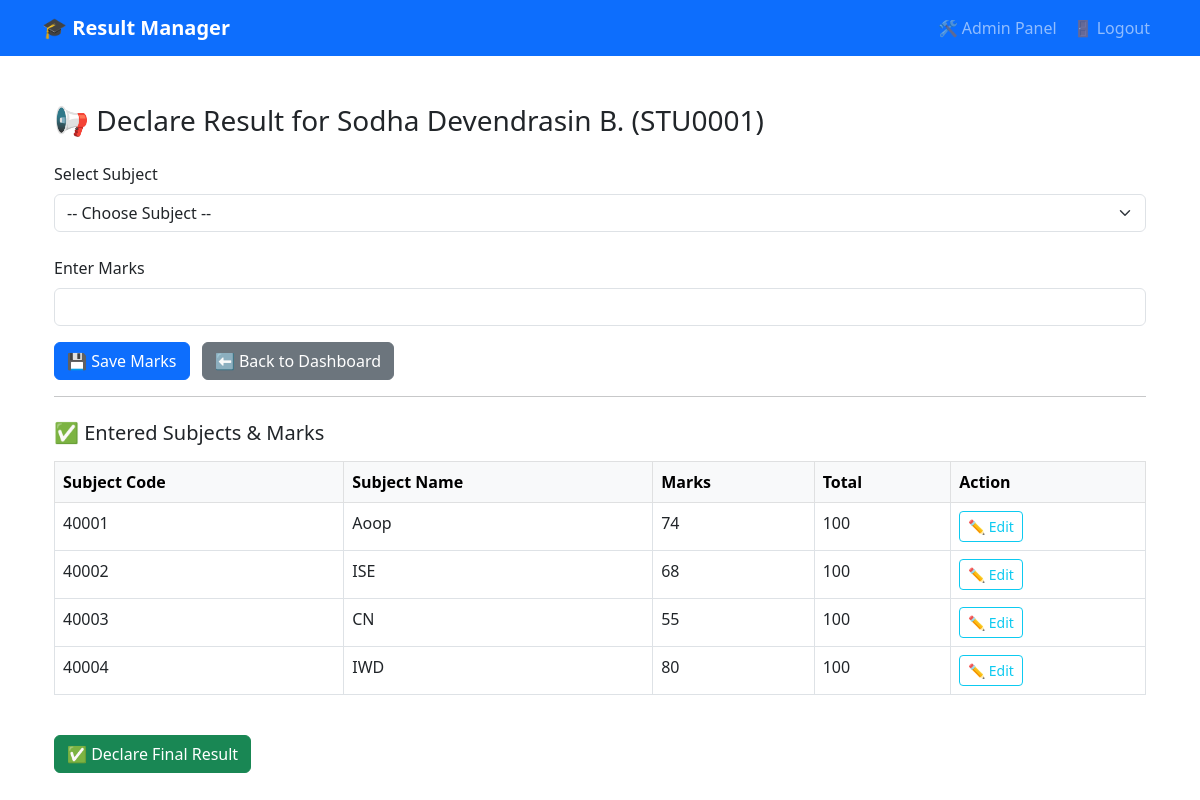
Page /admin/declare-result/1 (signed in) on the committed database.
### models.py (models this page shows)
class BaseModel(Model):
    class Meta:
        database = db

class User(BaseModel):
    name = CharField()
    email = CharField(unique=True)
    roll_no = CharField(unique=True)
    image = CharField(null=True)
    password = CharField()
    dob = DateField(null=True)
    gender = CharField(null=True)
    department = CharField(null=True)
    course = CharField(null=True)

class ResultItem(BaseModel):
    result = ForeignKeyField(Result, backref='items')
    subject = ForeignKeyField(Subject)
    marks_obtained = IntegerField()
    total_marks = IntegerField()

class Subject(BaseModel):
    sub_code = CharField(unique=True)
    name = CharField()

### app.py (the view, shortened to what this page needs)
@app.route('/admin/declare-result/<int:student_id>', methods=['GET', 'POST'])
def admin_declare_result(student_id):
    if 'admin' not in session:
        flash("Admin login required", "danger")
        return redirect(url_for('admin_login'))
    student = User.get_or_none(User.id == student_id)
    if not student:
        flash("Student not found", "danger")
        return redirect(url_for('admin_panel'))
    subjects = Subject.select()
    result, _ = Result.get_or_create(student=student, declaration_date=date.today())
    existing_items = {item.subject.id: item for item in ResultItem.select().where(ResultItem.result == result)}
    edit_subject = None
    edit_marks = None
    edit_mode = False
    return render_template(
        'admin_declare_result.html',
        student=student,
        subjects=subjects,
        existing_items=existing_items,
        result=result,
        is_result_complete=is_result_complete,
        edit_subject=edit_subject,
        edit_marks=edit_marks,
        edit_mode=edit_mode
    )

### operations.py (called while the page is built)
def is_result_complete(result):
    subjects = list(Subject.select())
    entered_subject_ids = [item.subject.id for item in result.items]
    return all(subject.id in entered_subject_ids for subject in subjects)

### templates/admin_declare_result.html (shortened to what this page needs)
{% extends 'base.html' %}
{% block content %}
<div class="container mt-5">
  <h3 class="mb-4">📢 Declare Result for {{ student.name }} ({{ student.roll_no }})</h3>
  <form method="POST">
    {% if edit_mode %}
      <input type="hidden" name="subject_id" value="{{ edit_subject.id }}">
      <div class="mb-4">
        <label class="form-label">Editing Subject</label>
        <input type="text" class="form-control" value="{{ edit_subject.name }} ({{ edit_subject.sub_code }})" readonly>
      </div>
      <div class="mb-3">
        <label for="marks" class="form-label">Update Marks</label>
        <input type="number" name="marks" class="form-control" value="{{ edit_marks }}" required>
      </div>
      <button type="submit" class="btn btn-warning">✏️ Update Marks</button>
      <a href="{{ url_for('admin_declare_result', student_id=student.id) }}" class="btn btn-secondary ms-2">Cancel</a>
    {% else %}
      <div class="mb-4">
        <label for="subject_id" class="form-label">Select Subject</label>
        <select name="subject_id" class="form-select" required>
          <option value="">-- Choose Subject --</option>
        </select>
      </div>
      <div class="mb-3">
        <label for="marks" class="form-label">Enter Marks</label>
        <input type="number" name="marks" class="form-control" required>
      </div>
      <button type="submit" class="btn btn-primary">💾 Save Marks</button>
    {% endif %}
    <a href="{{ url_for('admin_panel') }}" class="btn btn-secondary ms-2">⬅️ Back to Dashboard</a>
  </form>
  <hr>
  <h5 class="mt-4">✅ Entered Subjects & Marks</h5>
  {% if existing_items %}
    <table class="table table-bordered mt-3">
      <thead class="table-light">
        <tr>
          <th>Subject Code</th>
          <th>Subject Name</th>
          <th>Marks</th>
          <th>Total</th>
          <th>Action</th>
        </tr>
      </thead>
      <tbody>
        {% for item in existing_items.values() %}
        <tr>
          <td>{{ item.subject.sub_code }}</td>
          <td>{{ item.subject.name }}</td>
          <td>{{ item.marks_obtained }}</td>
          <td>{{ item.total_marks }}</td>
          <td>
            <a href="{{ url_for('admin_declare_result', student_id=student.id, edit=item.subject.id) }}" class="btn btn-sm btn-outline-info">✏️ Edit</a>
          </td>
        </tr>
        {% endfor %}
      </tbody>
    </table>
  {% else %}
    <p class="text-muted">No marks entered yet.</p>
  {% endif %}
  {% if is_result_complete(result) %}
    <form method="POST" action="{{ url_for('finalize_result', student_id=student.id) }}">
      <button class="btn btn-success mt-4">✅ Declare Final Result</button>
    </form>
  {% else %}
    <div class="alert alert-warning mt-4">
      ❗ Please enter marks for all subjects before declaring result.
    </div>
  {% endif %}
</div>
{% endblock %}

### rows in the picture
User: name "Sodha Devendrasin B.", roll_no "STU0001"
ResultItem: subject.sub_code "40001", subject.name "Aoop", marks_obtained "74", total_marks "100"
ResultItem: subject.sub_code "40002", subject.name "ISE", marks_obtained "68", total_marks "100"
ResultItem: subject.sub_code "40003", subject.name "CN", marks_obtained "55", total_marks "100"
ResultItem: subject.sub_code "40004", subject.name "IWD", marks_obtained "80", total_marks "100"
